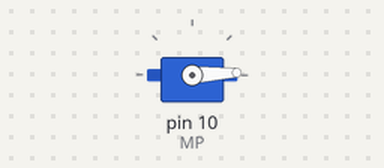
The sketch below on a simulated Arduino Uno, built with avr-gcc and run on an emulated ATmega328P. Parts: servo.

Above: at 0.05 s.
At 1.3 s:
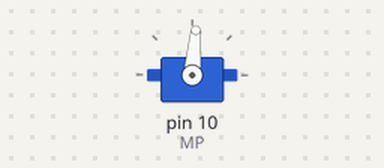
At 2.6 s:
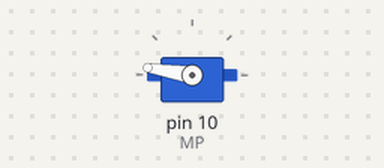
At 5.2 s:
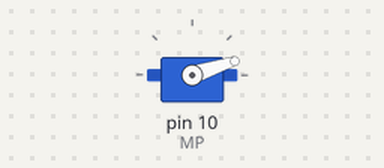
Timing chart, 0 to 7.1 s (numbered marks = the images above):
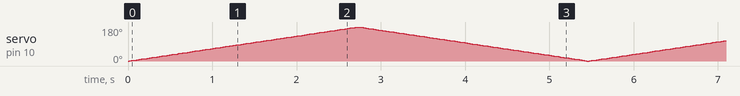

The sketch:

sketch_nov10a.ino
```cpp
#include <Servo.h>

#define MP 10

Servo motor;

void setup() {
  if (!motor.attached()) motor.attach(MP);
}

int angle = 0;

void loop() {
  for (angle = 0; angle <= 180; angle += 1) {
    motor.write(angle);
    delay(15);
  }

  for (angle = 180; angle >= 0; angle -= 1) {
    motor.write(angle);
    delay(15);
  }
}
```
